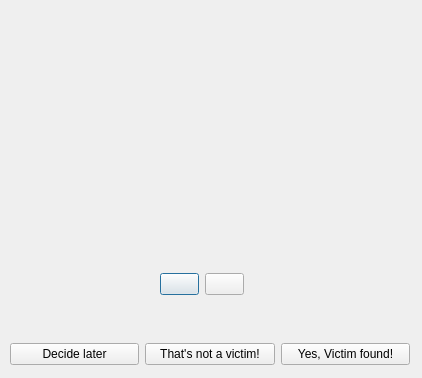
<?xml version="1.0" encoding="UTF-8"?>
<ui version="4.0">
 <class>ShowVictimDialog</class>
 <widget class="QDialog" name="ShowVictimDialog">
  <property name="geometry">
   <rect>
    <x>0</x>
    <y>0</y>
    <width>422</width>
    <height>378</height>
   </rect>
  </property>
  <property name="sizePolicy">
   <sizepolicy hsizetype="Fixed" vsizetype="Fixed">
    <horstretch>0</horstretch>
    <verstretch>0</verstretch>
   </sizepolicy>
  </property>
  <property name="windowTitle">
   <string>Dialog</string>
  </property>
  <widget class="QLabel" name="imgLabel">
   <property name="geometry">
    <rect>
     <x>40</x>
     <y>10</y>
     <width>320</width>
     <height>240</height>
    </rect>
   </property>
   <property name="sizePolicy">
    <sizepolicy hsizetype="Fixed" vsizetype="Fixed">
     <horstretch>0</horstretch>
     <verstretch>0</verstretch>
    </sizepolicy>
   </property>
   <property name="text">
    <string/>
   </property>
  </widget>
  <widget class="QWidget" name="layoutWidget">
   <property name="geometry">
    <rect>
     <x>160</x>
     <y>270</y>
     <width>84</width>
     <height>29</height>
    </rect>
   </property>
   <layout class="QHBoxLayout" name="horizontalLayout">
    <item>
     <widget class="QPushButton" name="previousScrollButton">
      <property name="sizePolicy">
       <sizepolicy hsizetype="Fixed" vsizetype="Fixed">
        <horstretch>0</horstretch>
        <verstretch>0</verstretch>
       </sizepolicy>
      </property>
      <property name="text">
       <string/>
      </property>
      <property name="icon">
       <iconset resource="../../roboImages/GUIImages.qrc">
        <normaloff>:/leftArrow</normaloff>:/leftArrow</iconset>
      </property>
     </widget>
    </item>
    <item>
     <widget class="QPushButton" name="nextScrollButton">
      <property name="sizePolicy">
       <sizepolicy hsizetype="Fixed" vsizetype="Fixed">
        <horstretch>0</horstretch>
        <verstretch>0</verstretch>
       </sizepolicy>
      </property>
      <property name="text">
       <string/>
      </property>
      <property name="icon">
       <iconset resource="../../roboImages/GUIImages.qrc">
        <normaloff>:/rightArrow</normaloff>:/rightArrow</iconset>
      </property>
     </widget>
    </item>
   </layout>
  </widget>
  <widget class="QWidget" name="layoutWidget">
   <property name="geometry">
    <rect>
     <x>10</x>
     <y>340</y>
     <width>400</width>
     <height>29</height>
    </rect>
   </property>
   <layout class="QHBoxLayout" name="horizontalLayout_2">
    <item>
     <widget class="QPushButton" name="postponeButton">
      <property name="text">
       <string>Decide later</string>
      </property>
     </widget>
    </item>
    <item>
     <widget class="QPushButton" name="notAVictimButton">
      <property name="text">
       <string>That's not a victim!</string>
      </property>
     </widget>
    </item>
    <item>
     <widget class="QPushButton" name="confirmButton">
      <property name="text">
       <string>Yes, Victim found!</string>
      </property>
     </widget>
    </item>
   </layout>
  </widget>
 </widget>
 <resources>
  <include location="../../roboImages/GUIImages.qrc"/>
 </resources>
 <connections/>
</ui>
